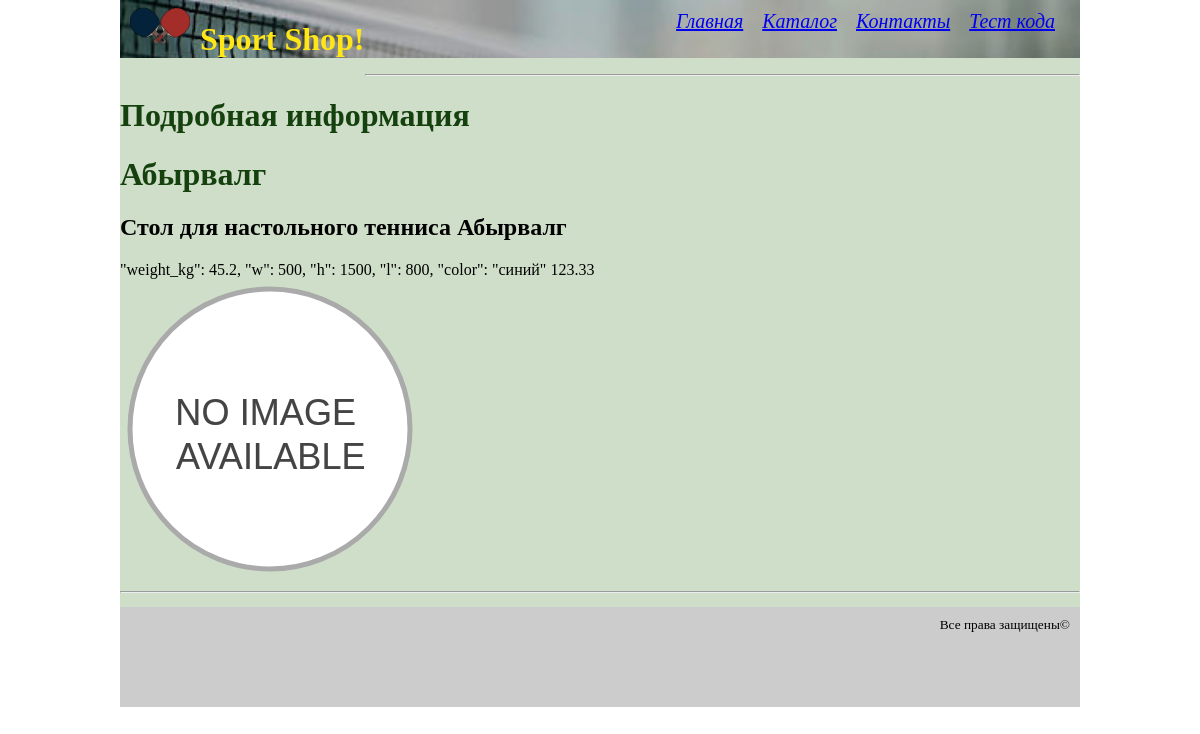
Page /catalogue/1/ on the committed database.
### catalogue/models.py (models this page shows, shortened)
class Item(models.Model):
    name_short = models.CharField(max_length=128)
    name_long = models.CharField(
        max_length=1024,
        blank=True,
        null=True,
    )
    desc = models.TextField(
        blank=True,
        null=True,
    )
    params = models.TextField(
        blank=True,
        null=True,
    )
    price = models.DecimalField(
        max_digits=12,
        decimal_places=2,
        default=0,
    )
    image = models.ImageField(
        upload_to='catalogue',
        blank=True,
        verbose_name='подпись',
        null=True
    )
    category = models.ForeignKey(
        Category,
        on_delete=models.SET(4),
        null=True
    )
    created = models.DateTimeField(
        auto_now_add=True,
    )
    modified = models.DateTimeField(
        auto_now=True,
    )

### catalogue/views.py (the view)
# urls.py: path('<int:pk>/', product_detail, name='detail'),
def product_detail(request, pk):
    return render(
        request,
        'catalogue/detail.html',
        {'object': Item.objects.get(id=pk)}
    )

### catalogue/templates/catalogue/detail.html (shortened to what this page needs)
{% extends 'main/master_template.html' %}
{% block shop_name %}
    Sport Shop!
{% endblock %}
{% block main_paragraph %}
    <h1>Подробная информация</h1>
{% endblock %}
{% block main_desc %}
    <div class="product">
    <h1 class="product__name">
        {{ object.name_short }}
    </h1>
    <h2>
        {{ object.name_long }}
    </h2>
    <span class="product__description">
        {{ object.params }}
    </span>
    <span class="product__cost">
        {{ object.price|default:"Бесценно!" }}
    </span>
</div>
    <div class="start-imagination">
        {% if object.image %}
            <img src="{{ object.image.url }}">
        {% else %}
            <img src="/static/No_image_available.svg">
        {% endif %}
</div>
{% endblock %}

### static/css/style.css (style rules this page uses)
body { width: 100%; height: 100%; margin: 0; padding: 0; }
h1 { color: #15410e; }

### rows in the picture
Item: name_short "Абырвалг", name_long "Стол для настольного тенниса Абырвалг", params "\"weight_kg\": 45.2, \"w\": 500, \"h\": 1500, \"l\": 800, \"color\": \"синий\"", price "123.33"
